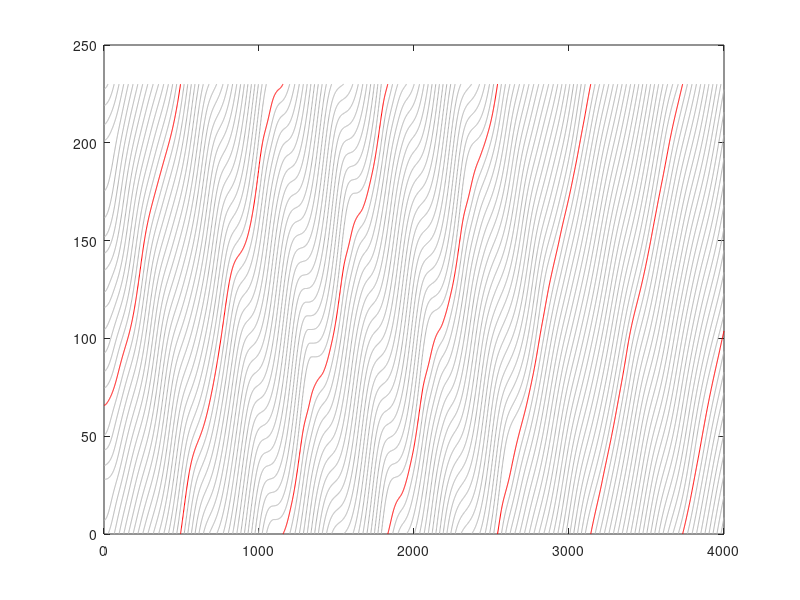
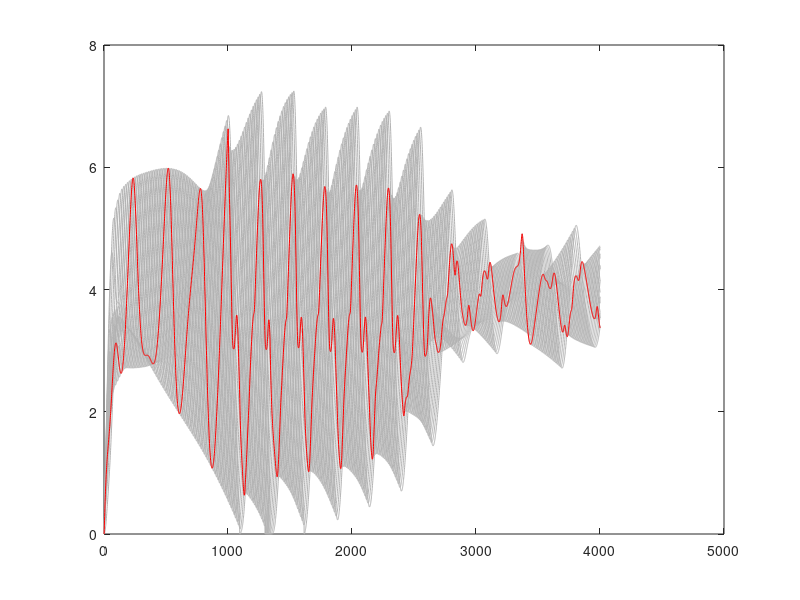

Here is the MATLAB script that generated these plots, in order:
load('saveddata_230_single_lane_new_mal.mat')
%%
pos_total=pos_total(2:4001,:);
veh_total=speed_total(2:4001,:);
pos_total=pos_total';
veh_total=veh_total';
x_plot_1=[];
pos_plot_1=[];
v_plot_1=[];
for i=1:21
    t=1;
    start_x=0;
    start_pos=pos_total(i,1);
    start_v=veh_total(i,1);
    m=1;
    t_total=t;
    for j=1:3999
        if pos_total(i,j)>pos_total(i,j+1)
            x_plot_1{i,m}=start_x;
            x_plot_1{i,m}=[x_plot_1{i,m} t:j];
            
            end_x=(230-pos_total(i,j))/((230-pos_total(i,j))+pos_total(i,j+1))+j;
            x_plot_1{i,m}=[x_plot_1{i,m} end_x];
            
            pos_plot_1{i,m}=start_pos;
            pos_plot_1{i,m}=[pos_plot_1{i,m} pos_total(i,t:j)];
            pos_plot_1{i,m}=[pos_plot_1{i,m} 230];
            v_plot_1{i,m}=start_v;
            v_plot_1{i,m}=[v_plot_1{i,m} veh_total(i,t:j)];
            v_plot_1{i,m}=[v_plot_1{i,m} veh_total(i,j)];
            t=j+1;
            m=m+1;
            start_x=end_x;
            start_pos=0;
            start_v=veh_total(i,j);
        end
    end
            x_plot_1{i,m}=start_x;
            x_plot_1{i,m}=[x_plot_1{i,m} t:4000];
            
            pos_plot_1{i,m}=start_pos;
            pos_plot_1{i,m}=[pos_plot_1{i,m} pos_total(i,t:4000)];
            
            v_plot_1{i,m}=start_v;
            v_plot_1{i,m}=[v_plot_1{i,m} veh_total(i,t:4000)];
            
            t=j+1;
            
    
end
%%
 
[n,m]=size(x_plot_1);
figure
for i=2:n
    for j=1:m
        if ~isempty(x_plot_1{i,j})
            plot(x_plot_1{i,j},pos_plot_1{i,j},'color',[0.7 0.7 0.7])
            %mesh(x_plot{i,j},pos_plot{i,j},v_plot{i,j})
            hold on
 
        end
    end     
end
 
 
for i=1:1
    for j=1:m        
        if ~isempty(x_plot_1{i,j})
            plot(x_plot_1{i,j},pos_plot_1{i,j},'r')
            %mesh(x_plot{i,j},pos_plot{i,j},v_plot{i,j})
            hold on
 
        end
    end
end

%%
figure
for i=1:21
    plot(speed_total(:,i),'color',[0.7 0.7 0.7])
    hold on
end
plot(speed_total(:,1),'r')
